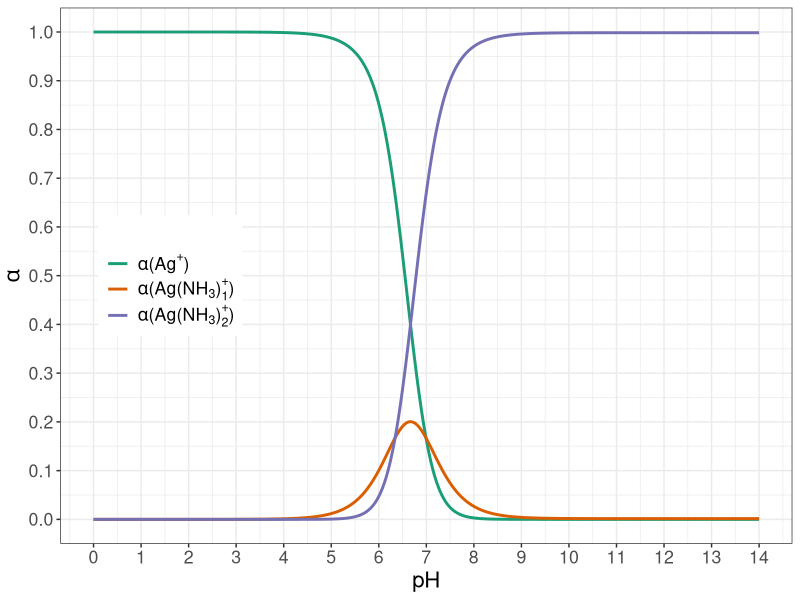

The R script that drew this image:
## ---- chunk 1
beta.1 <- 10^3.32
beta.2 <- 10^7.24
## ---- chunk 2
alp <- function(pH, pKa){
  n <- length(pKa)
  num <- 10^-(pH * (n:0) + cumsum(c(0,pKa)))
  num / sum(num)
}
pKa <- c(9.24)
## ---- chunk 3
curva <- function(pNH3, pH){
  NH3 <- 10^-pNH3
  aNH3 <- alp(pH, pKa)[2]
  aAg <- 1 / (1 + beta.1 * NH3 + beta.2 * NH3^2)
  Ag  <- aAg * 0.01
  AgNH3 <- beta.1 * Ag * NH3
  AgNH32 <- beta.2 * Ag * NH3^2
  0.1 - NH3 / aNH3 - AgNH3 - 2 * AgNH32
}
## ---- chunk 4
pH <- seq(0, 14, by = 0.01)
## ---- chunk 5
pNH3 <- sapply(pH, function(x)
  uniroot(curva, pH = x, interval = c(0, 200), tol = 1e-14)$root)

## ---- chunk 6
NH3 <- 10^-pNH3
aAg <- 1 / (1 + beta.1 * NH3 + beta.2 * NH3^2)
Ag  <- aAg * 0.01
aAgNH3 <- beta.1 * Ag * NH3 / 0.01
aAgNH32 <- beta.2 * Ag * NH3^2 / 0.01
## ---- chunk 7
if (!require("tidyverse")) install.packages("tidyverse")
df <- data.frame(x = pH, aAg, aAgNH3, aAgNH32) %>% 
  pivot_longer(names_to = "key",
               values_to = "y",
               -x)
fig <- ggplot(df,
              aes(x = x, 
                  y = y, 
                  colour = key)
              ) +
  geom_line(size = 1L) +
  scale_color_brewer("",
                     labels = c(bquote(paste(alpha, "(",Ag^"+",")")),
                                bquote(paste(alpha, "(Ag(N", H[3],")"[1]^"+",")")),
                                bquote(paste(alpha, "(Ag(N", H[3],")"[2]^"+",")"))
                                ),
                     palette = "Dark2", 
                     direction = 1) +
  scale_x_continuous(breaks = 0:14) + 
  scale_y_continuous(breaks = seq(0, 1, by = 0.1)) +
  labs(x = "pH",
       y = bquote(alpha)) +
  theme_bw() + 
  theme(text = element_text(size = 16),
        legend.position = c(0.15, 0.5))
print(fig)
